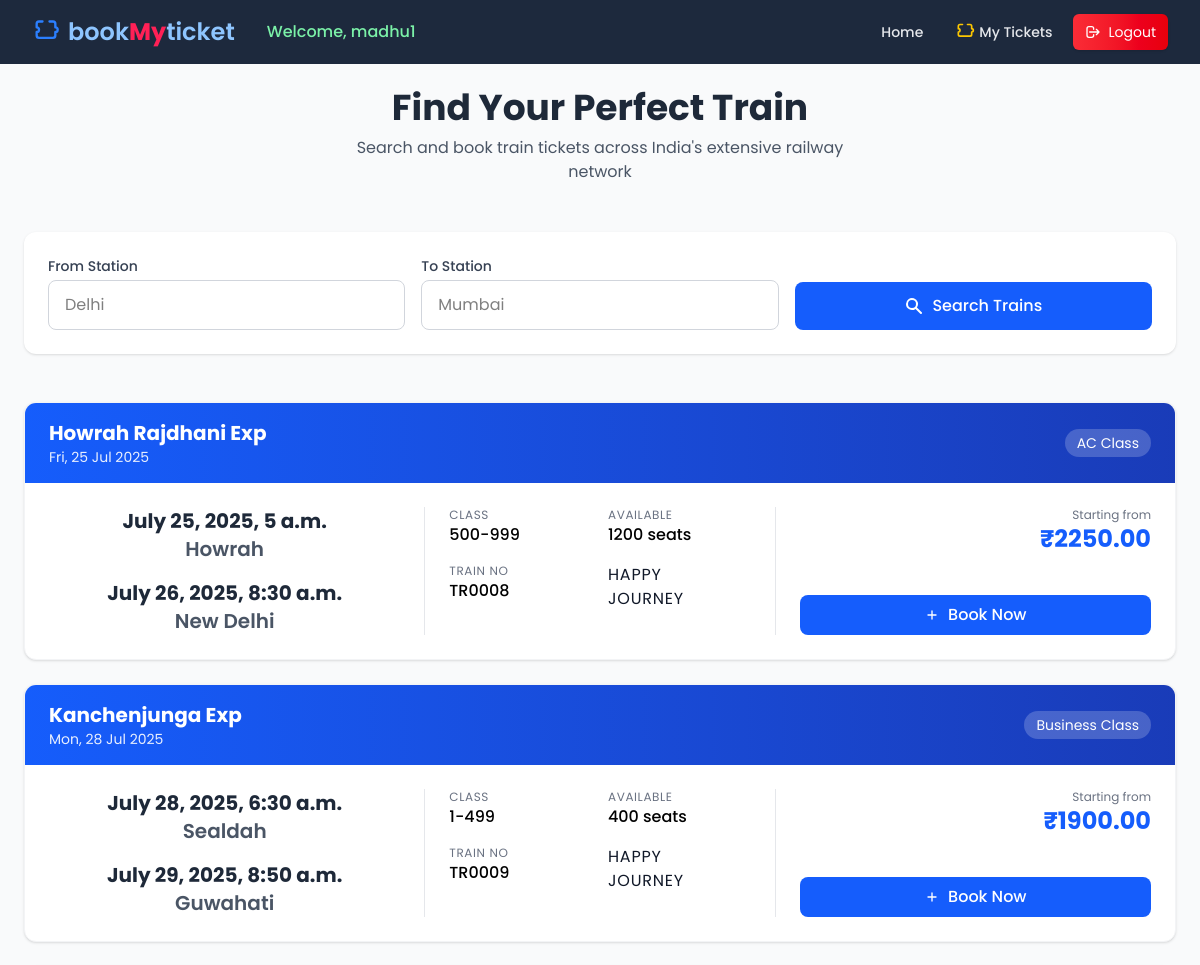
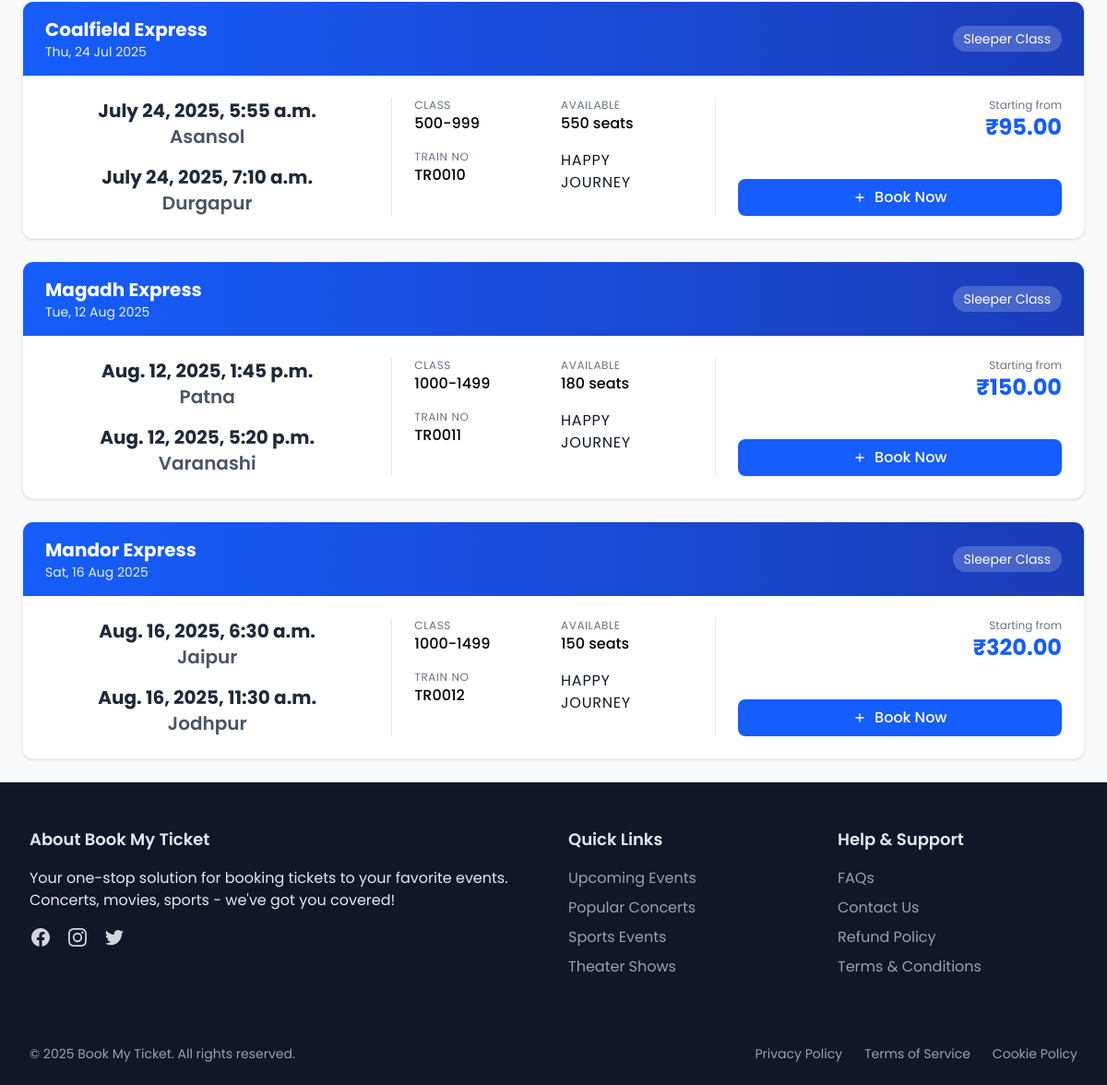
/booking/book/ (signed in), run on the app's committed database (2 pictures, top to bottom).
### booking/models.py (models this page shows, shortened)
class Tickets(models.Model):
    seat_types = [
        ('BU','Business Class'),
        ('AC','AC Class'),
        ('SL','Sleeper Class'),
    ]
    seat_no = [
        ('BU','1-499'),
        ('AC','500-999'),
        ('SL','1000-1499'),
    ]
    name = models.CharField(max_length=20)
    date_time = models.DateTimeField(default=timezone.now)
    type1 = models.CharField(max_length=2, choices=seat_types)
    type2 = models.CharField(max_length=3, choices=seat_no)
    source = models.CharField(max_length=20)
    destination = models.CharField(max_length=20)
    departure_time = models.DateTimeField(default=timezone.now)
    arrival_time = models.DateTimeField(default=timezone.now)
    total_seats = models.PositiveIntegerField()
    price = models.DecimalField(max_digits=10, decimal_places=2)
    @property
    def has_departed(self):
        return timezone.now() > self.departure_time

### booking/views.py (the view)
# urls.py: path('book/',views.book,name='book'),
def book(request):
    source = request.GET.get('source', '')
    destination = request.GET.get('destination', '')
    if source and destination:
        tickets = Tickets.objects.filter(source__icontains=source, destination__icontains=destination)
    elif destination:
        tickets = Tickets.objects.filter(destination__icontains=destination)
    elif source:
        tickets = Tickets.objects.filter(source__icontains=source)
    else:
        tickets = Tickets.objects.all()
    return render(request, 'booking/book.html', {'tickets': tickets})

### booking/templates/booking/book.html (shortened to what this page needs)
{% extends "layout.html" %}
{% block content %}
{% if user.is_authenticated %}
<div class="min-h-screen bg-gray-50 p-4 sm:p-6">
  <div class="max-w-6xl mx-auto">
    <div class="text-center mb-8 sm:mb-12">
      <h1 class="text-3xl sm:text-4xl font-bold text-gray-800 mb-2">Find Your Perfect Train</h1>
      <p class="text-gray-600 max-w-lg mx-auto">Search and book train tickets across India's extensive railway network</p>
    </div>
    <div class="bg-white rounded-xl shadow-sm p-6 mb-8 sm:mb-12">
      <form method="get" class="space-y-4 sm:space-y-0 sm:grid sm:grid-cols-3 sm:gap-4">
        <div>
          <label class="block text-sm font-medium text-gray-700 mb-1">From Station</label>
          <div class="relative">
            <input type="text" name="source" placeholder="Delhi"
                   value="{{ request.GET.source }}"
                   class="w-full px-4 py-3 rounded-lg border border-gray-300 focus:ring-2 focus:ring-blue-500 focus:border-blue-500 transition">
          </div>
        </div>
        <div>
          <label class="block text-sm font-medium text-gray-700 mb-1">To Station</label>
          <div class="relative">
            <input type="text" name="destination" placeholder="Mumbai"
                   value="{{ request.GET.destination }}"
                   class="w-full px-4 py-3 rounded-lg border border-gray-300 focus:ring-2 focus:ring-blue-500 focus:border-blue-500 transition">
          </div>
        </div>
        <div class="flex items-end">
          <button type="submit"
                  class="w-full bg-blue-600 hover:bg-blue-700 text-white font-medium py-3 px-6 rounded-lg transition flex items-center justify-center">
            <svg xmlns="http://www.w3.org/2000/svg" class="h-5 w-5 mr-2" viewBox="0 0 20 20" fill="currentColor">
              <path fill-rule="evenodd" d="M8 4a4 4 0 100 8 4 4 0 000-8zM2 8a6 6 0 1110.89 3.476l4.817 4.817a1 1 0 01-1.414 1.414l-4.816-4.816A6 6 0 012 8z" clip-rule="evenodd" />
            </svg>
            Search Trains
          </button>
        </div>
      </form>
    </div>
    <div class="space-y-6">
      {% for ticket in tickets %}
      <div class="bg-white rounded-xl shadow-sm overflow-hidden hover:shadow-md transition duration-200 border border-gray-100">
        <div class="bg-gradient-to-r from-blue-600 to-blue-800 px-6 py-4 text-white">
          <div class="flex flex-col sm:flex-row sm:items-center sm:justify-between">
            <div class="mb-2 sm:mb-0">
              <h2 class="text-xl font-bold">{{ ticket.name }}</h2>
              <p class="text-sm opacity-90">{{ ticket.departure_time|date:"D, d M Y" }}</p>
            </div>
            <span class="text-sm bg-white/20 px-3 py-1 rounded-full">{{ ticket.get_type1_display }}</span>
          </div>
        </div>
        <div class="p-6">
          <div class="grid grid-cols-1 md:grid-cols-3 gap-6">
            <div class="flex flex-col sm:flex-row md:flex-col items-center justify-between">
              <div class="text-center mb-4 sm:mb-0 md:mb-4">
                <p class="text-xl font-bold text-gray-800">{{ ticket.departure_time }}</p>
                <p class="text-xl font-semibold text-gray-600">{{ ticket.source }}</p>
              </div>
              <div class="text-center">
                <p class="text-xl font-bold text-gray-800">{{ ticket.arrival_time }}</p>
                <p class="text-xl font-semibold text-gray-600">{{ ticket.destination }}</p>
              </div>
            </div>
            <div class="border-t md:border-t-0 md:border-l md:border-r border-gray-200 pt-4 md:pt-0 md:px-6">
              <div class="grid grid-cols-2 gap-4">
                <div>
                  <p class="text-xs text-gray-500 uppercase tracking-wider">Class</p>
                  <p class="font-medium">{{ ticket.get_type2_display }}</p>
                </div>
                <div>
                  <p class="text-xs text-gray-500 uppercase tracking-wider">Available</p>
                  <p class="font-medium">{{ ticket.total_seats }} seats</p>
                </div>
                <div>
                  <p class="text-xs text-gray-500 uppercase tracking-wider">Train No</p>
                  <p class="font-medium">TR{{ ticket.id|stringformat:"04d" }}</p>
                </div>
                <div>
                  <p class=" text-gray-900 uppercase tracking-wider">Happy <br> Journey</p>
                </div>
              </div>
            </div>
            <div class="border-t md:border-t-0 border-gray-200 pt-4 md:pt-0 flex flex-col justify-between">
              <div class="text-right mb-4">
                <p class="text-xs text-gray-500">Starting from</p>
                <p class="text-2xl font-bold text-blue-600">₹{{ ticket.price }}</p>
              </div>
              {% if ticket.has_departed %}
                <button class="bg-gray-400 text-white font-medium py-2 px-5 rounded-lg cursor-not-allowed" disabled>
                  Expired
                </button>
              {% else %}
              <form method="post" action="{% url 'book_train_ticket' ticket.id %}">
                <button type="submit"
                        class="w-full bg-blue-600 hover:bg-blue-700 text-white font-medium py-2 px-4 rounded-lg transition flex items-center justify-center gap-2">
                  <svg xmlns="http://www.w3.org/2000/svg" class="h-4 w-4" fill="none" viewBox="0 0 24 24" stroke="currentColor">
                    <path stroke-linecap="round" stroke-linejoin="round" stroke-width="2" d="M12 6v6m0 0v6m0-6h6m-6 0H6" />
                  </svg>
                  Book Now
                </button>
              </form>
              {% endif %}
            </div>
          </div>
        </div>
      </div>
      {% endfor %}
    </div>
  </div>
</div>
{% endif %}
{% endblock content %}

### templates/layout.html (shortened to what this page needs)
{% load static %}
{% load static tailwind_tags %}
{% load django_browser_reload %}
<!DOCTYPE html>
<html lang="en" x-data="{ open: false, scrolled: false }" @scroll.window="scrolled = window.scrollY > 10">
<head>
    {% tailwind_css %}
</head>
<body class="bg-white flex flex-col min-h-screen font-poppins antialiased">
{% block navbar %}
<header class="fixed w-full z-50" :class="{'shadow-lg': scrolled}">
    <nav class="bg-slate-800 transition-slow" :class="{'bg-opacity-95 backdrop-blur-sm': scrolled}">
        <div class="max-w-7xl mx-auto px-4 sm:px-6 lg:px-8">
            <div class="flex justify-between items-center h-16">
                <div class="flex-shrink-0 flex items-center">
                    <a href="{% url 'home' %}" class="flex items-center space-x-2 text-blue-300 font-semibold text-2xl">
                        <svg xmlns="http://www.w3.org/2000/svg" class="w-7 h-7 text-blue-500" fill="none" viewBox="0 0 24 24" stroke="currentColor">
                            <path stroke-linecap="round" stroke-linejoin="round" stroke-width="2"
                                d="M9 3H6a2 2 0 00-2 2v3a2 2 0 010 4v3a2 2 0 002 2h3m6-14h3a2 2 0 012 2v3a2 2 0 010 4v3a2 2 0 01-2 2h-3m-6 0h6" />
                        </svg>
                        <span class="hidden sm:inline">
                            book<span class="text-rose-500 font-bold">My</span>ticket
                        </span>
                    </a>
                </div>
                <div class="hidden md:flex items-center space-x-4 ml-6">
                    {% if user.is_authenticated %}
                        <span class="text-green-300 font-medium text-sm md:text-base">
                            Welcome, {{ user.username }}{% if user.username == 'madhu' %} (Admin){% endif %}
                        </span>
                    {% endif %}
                </div>
                <div class="hidden md:flex items-center space-x-2 ml-auto">
                    <a href="{% url 'home' %}" class="px-3 py-2 rounded-md text-gray-200 hover:text-white hover:bg-slate-700 text-sm font-medium transition-slow">Home</a>
                    {% if user.is_authenticated %}
                    <a href="{% url 'my_tickets' %}" class="flex items-center px-3 py-2 rounded-md text-gray-200 hover:text-white hover:bg-slate-700 text-sm font-medium transition-slow gap-1">
                        <svg xmlns="http://www.w3.org/2000/svg" class="w-5 h-5 text-yellow-400" fill="none" viewBox="0 0 24 24" stroke="currentColor">
                            <path stroke-linecap="round" stroke-linejoin="round" stroke-width="2"
                                    d="M9 3H6a2 2 0 00-2 2v3a2 2 0 010 4v3a2 2 0 002 2h3m6-14h3a2 2 0 012 2v3a2 2 0 010 4v3a2 2 0 01-2 2h-3m-6 0h6" />
                        </svg>
                        My Tickets
                    </a>
                        <a href="{% url 'logout' %}" class="px-3 py-2 rounded-md text-white bg-gradient-to-r from-red-500 to-red-600 hover:from-red-600 hover:to-red-700 transition-slow shadow hover:shadow-lg flex items-center gap-2 text-sm">
                            <svg xmlns="http://www.w3.org/2000/svg" class="h-4 w-4" fill="none" viewBox="0 0 24 24" stroke="currentColor">
                                <path stroke-linecap="round" stroke-linejoin="round" stroke-width="2" d="M17 16l4-4m0 0l-4-4m4 4H7m6 4v1a3 3 0 01-3 3H6a3 3 0 01-3-3V7a3 3 0 013-3h4a3 3 0 013 3v1" />
                            </svg>
                            Logout
                        </a>
                    {% endif %}
                </div>
            </div>
        </div>
    </nav>
</header>
{% endblock %}
<main class="flex-grow pt-16">
    {% block content %}
    {% endblock %}
</main>
{% block footer %}
<footer class="bg-gray-900 text-gray-200 border-t border-gray-200">
    <div class="max-w-7xl mx-auto px-4 sm:px-6 lg:px-8 py-12">
        <div class="grid grid-cols-1 md:grid-cols-4 gap-8">
            <div class="md:col-span-2">
                <h3 class="text-lg font-semibold text-gray-200 mb-4">About Book My Ticket</h3>
                <p class="text-gray-200 mb-4">
                    Your one-stop solution for booking tickets to your favorite events. Concerts, movies, sports - we've got you covered!
                </p>
                <div class="flex space-x-4">
                    <a href="#" class="text-gray-300 hover:text-blue-600 transition-colors">
                    </a>
                    <a href="#" class="text-gray-300 hover:text-pink-500 transition-colors">
                    </a>
                    <a href="#" class="text-gray-300 hover:text-blue-400 transition-colors">
                    </a>
                </div>
            </div>
            <div>
                <h3 class="text-lg font-semibold text-gray-200 mb-4">Quick Links</h3>
                <ul class="space-y-2">
                    <li><a href="#" class="text-gray-400 hover:text-blue-600 transition-colors">Upcoming Events</a></li>
                    <li><a href="#" class="text-gray-400 hover:text-blue-600 transition-colors">Popular Concerts</a></li>
                    <li><a href="#" class="text-gray-400 hover:text-blue-600 transition-colors">Sports Events</a></li>
                    <li><a href="#" class="text-gray-400 hover:text-blue-600 transition-colors">Theater Shows</a></li>
                </ul>
            </div>
            <div>
                <h3 class="text-lg font-semibold text-gray-200 mb-4">Help & Support</h3>
                <ul class="space-y-2">
                    <li><a href="#" class="text-gray-400 hover:text-blue-600 transition-colors">FAQs</a></li>
                    <li><a href="#" class="text-gray-400 hover:text-blue-600 transition-colors">Contact Us</a></li>
                    <li><a href="#" class="text-gray-400 hover:text-blue-600 transition-colors">Refund Policy</a></li>
                    <li><a href="#" class="text-gray-400 hover:text-blue-600 transition-colors">Terms & Conditions</a></li>
                </ul>
            </div>
        </div>
    </div>
    <div class="bg-gray-900 py-6">
        <div class="max-w-7xl mx-auto px-4 sm:px-6 lg:px-8">
            <div class="flex flex-col md:flex-row justify-between items-center">
                <p class="text-sm text-gray-400 mb-4 md:mb-0">
                    &copy; 2025 Book My Ticket. All rights reserved.
                </p>
                <div class="flex space-x-6" >
                    <a href="#" class="text-sm text-gray-400 hover:text-blue-600 transition-colors">Privacy Policy</a>
                    <a href="#" class="text-sm text-gray-400 hover:text-blue-600 transition-colors">Terms of Service</a>
                    <a href="#" class="text-sm text-gray-400 hover:text-blue-600 transition-colors">Cookie Policy</a>
                </div>
            </div>
        </div>
    </div>
</footer>
{% endblock %}
</body>
</html>

### templates/layout.html (style rules this page uses)
.font-poppins { font-family: 'Poppins', sans-serif; }
.transition-slow { transition: all 0.3s ease-in-out; }

### booking/templates/booking/book.html (style rules this page uses)
.transition { transition-property: background-color, border-color, color, fill, stroke, opacity, box-shadow, transform; transition-timing-function: cubic-bezier(0.4, 0, 0.2, 1); transition-duration: 150ms; }

### data on the page
Tickets: name "Howrah Rajdhani Exp", departure_time "Fri, 25 Jul 2025", type1 "AC Class", departure_time "July 25, 2025, 5 a.m.", source "Howrah", arrival_time "July 26, 2025, 8:30 a.m.", destination "New Delhi", type2 "500-999", total_seats "1200", id "0008", price "2250.00", shows "Book Now"
Tickets: name "Kanchenjunga Exp", departure_time "Mon, 28 Jul 2025", type1 "Business Class", departure_time "July 28, 2025, 6:30 a.m.", source "Sealdah", arrival_time "July 29, 2025, 8:50 a.m.", destination "Guwahati", type2 "1-499", total_seats "400", id "0009", price "1900.00", shows "Book Now"
Tickets: name "Coalfield Express", departure_time "Thu, 24 Jul 2025", type1 "Sleeper Class", departure_time "July 24, 2025, 5:55 a.m.", source "Asansol", arrival_time "July 24, 2025, 7:10 a.m.", destination "Durgapur", type2 "500-999", total_seats "550", id "0010", price "95.00", shows "Book Now"
Tickets: name "Magadh Express", departure_time "Tue, 12 Aug 2025", type1 "Sleeper Class", departure_time "Aug. 12, 2025, 1:45 p.m.", source "Patna", arrival_time "Aug. 12, 2025, 5:20 p.m.", destination "Varanashi", type2 "1000-1499", total_seats "180", id "0011", price "150.00", shows "Book Now"
Tickets: name "Mandor Express", departure_time "Sat, 16 Aug 2025", type1 "Sleeper Class", departure_time "Aug. 16, 2025, 6:30 a.m.", source "Jaipur", arrival_time "Aug. 16, 2025, 11:30 a.m.", destination "Jodhpur", type2 "1000-1499", total_seats "150", id "0012", price "320.00", shows "Book Now"

### other printed values
{{ user.username }} "madhu1"
